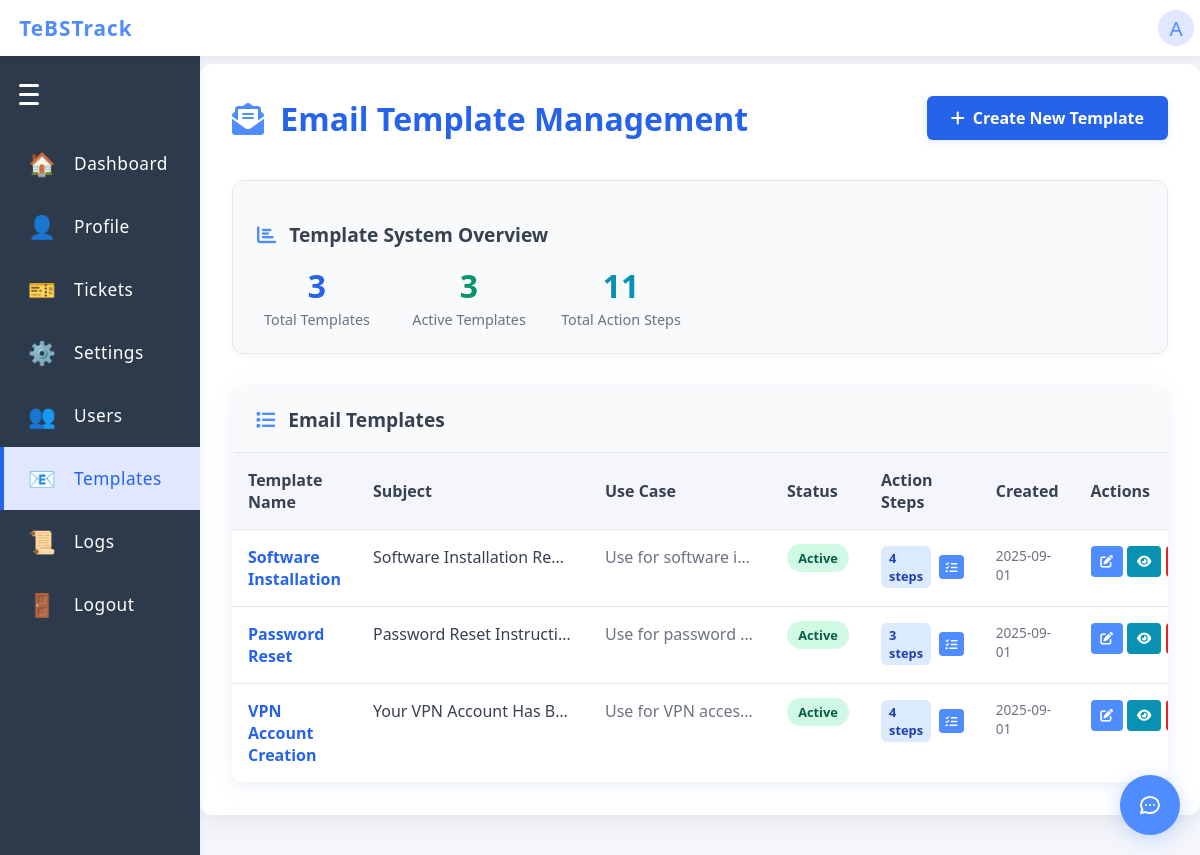
The page /admin/email-templates (signed in) on the database its author committed.
### app/models.py (models this page shows)
class User(UserMixin, db.Model):
    id = db.Column(db.Integer, primary_key=True)
    username = db.Column(db.String(150), unique=True, nullable=False)
    password = db.Column(db.String(150), nullable=False)
    role = db.Column(db.String(20), nullable=False, default='infra')  # 'admin' or 'infra'

class EmailTemplate(db.Model):
    id = db.Column(db.Integer, primary_key=True)
    name = db.Column(db.String(150), nullable=False, unique=True)
    subject = db.Column(db.String(255), nullable=False)
    body = db.Column(db.Text, nullable=False)
    use_case_description = db.Column(db.Text, nullable=True)  # When to use this template
    is_active = db.Column(db.Boolean, default=True)
    created_at = db.Column(db.DateTime, default=datetime.utcnow)
    updated_at = db.Column(db.DateTime, default=datetime.utcnow, onupdate=datetime.utcnow)
    created_by = db.Column(db.Integer, db.ForeignKey('user.id'), nullable=False)
    action_steps = db.relationship('TemplateActionStep', backref='template', lazy=True, cascade='all, delete-orphan')
    creator = db.relationship('User', backref='created_templates')

### app/routes.py (the view)
@main.route('/admin/email-templates')
@login_required
def manage_email_templates():
    if current_user.role != 'admin':
        flash('You do not have permission to access this page.', 'error')
        return redirect(url_for('main.home'))
    from .models import EmailTemplate, TemplateActionStep
    templates = EmailTemplate.query.order_by(EmailTemplate.created_at.desc()).all()
    template_data = []
    for template in templates:
        step_count = TemplateActionStep.query.filter_by(template_id=template.id).count()
        template_data.append({
            'template': template,
            'step_count': step_count
        })
    return render_template('admin/email_templates.html', template_data=template_data)

### app/templates/admin/email_templates.html (shortened to what this page needs)
{% extends "base.html" %}
{% block content %}
<div class="dashboard-container">
    <div style="display: flex; justify-content: space-between; align-items: center; margin-bottom: 2rem;">
        <h1 style="color: #2563eb; font-size: 2rem; font-weight: 700; margin: 0;">
            <i class="fas fa-envelope-open-text" style="margin-right: 0.5rem; color: #4f8cff;"></i>
            Email Template Management
        </h1>
        <a href="{{ url_for('main.create_email_template') }}"
           style="background: #2563eb; color: #fff; text-decoration: none; border-radius: 6px; padding: 0.7rem 1.5rem; font-weight: 700; box-shadow: 0 2px 8px rgba(37,99,235,0.15); transition: background 0.2s;">
            <i class="fas fa-plus" style="margin-right: 0.5rem;"></i>Create New Template
        </a>
    </div>
    <div class="admin-section" style="margin-bottom: 2rem; padding: 1.5rem; background: #f8fafc; border-radius: 12px; border: 1px solid #e2e8f0;">
        <h2 style="color: #374151; font-size: 1.2rem; font-weight: 600; margin-bottom: 1rem;">
            <i class="fas fa-chart-bar" style="margin-right: 0.5rem; color: #4f8cff;"></i>
            Template System Overview
        </h2>
        <div style="display: flex; gap: 2rem; flex-wrap: wrap;">
            <div style="text-align: center; min-width: 120px;">
                <div style="font-size: 2rem; font-weight: 700; color: #2563eb; margin-bottom: 0.2rem;">
                    {{ template_data|length }}
                </div>
                <div style="font-size: 0.9rem; color: #6b7280; font-weight: 500;">Total Templates</div>
            </div>
            <div style="text-align: center; min-width: 120px;">
                <div style="font-size: 2rem; font-weight: 700; color: #059669; margin-bottom: 0.2rem;">
                    {{ template_data|selectattr('template.is_active')|list|length }}
                </div>
                <div style="font-size: 0.9rem; color: #6b7280; font-weight: 500;">Active Templates</div>
            </div>
            <div style="text-align: center; min-width: 120px;">
                <div style="font-size: 2rem; font-weight: 700; color: #0891b2; margin-bottom: 0.2rem;">
                    {{ template_data|sum(attribute='step_count') }}
                </div>
                <div style="font-size: 0.9rem; color: #6b7280; font-weight: 500;">Total Action Steps</div>
            </div>
        </div>
    </div>
    {% if template_data %}
    <div style="background: #fff; border-radius: 12px; box-shadow: 0 4px 24px rgba(79,140,255,0.08), 0 1.5px 8px rgba(0,0,0,0.04); overflow: hidden;">
        <div style="background: #f8fafc; padding: 1.2rem 1.5rem; border-bottom: 1px solid #e2e8f0;">
            <h2 style="color: #374151; font-size: 1.2rem; font-weight: 600; margin: 0;">
                <i class="fas fa-list" style="margin-right: 0.5rem; color: #4f8cff;"></i>
                Email Templates
            </h2>
        </div>
        <div style="overflow-x: auto;">
            <table class="ticket-table" style="width: 100%; margin: 0;">
                <thead>
                    <tr style="background: #f8fafc;">
                        <th style="padding: 1rem; text-align: left; font-weight: 600; color: #374151; border-bottom: 1px solid #e2e8f0;">Template Name</th>
                        <th style="padding: 1rem; text-align: left; font-weight: 600; color: #374151; border-bottom: 1px solid #e2e8f0;">Subject</th>
                        <th style="padding: 1rem; text-align: left; font-weight: 600; color: #374151; border-bottom: 1px solid #e2e8f0;">Use Case</th>
                        <th style="padding: 1rem; text-align: left; font-weight: 600; color: #374151; border-bottom: 1px solid #e2e8f0;">Status</th>
                        <th style="padding: 1rem; text-align: left; font-weight: 600; color: #374151; border-bottom: 1px solid #e2e8f0;">Action Steps</th>
                        <th style="padding: 1rem; text-align: left; font-weight: 600; color: #374151; border-bottom: 1px solid #e2e8f0;">Created</th>
                        <th style="padding: 1rem; text-align: left; font-weight: 600; color: #374151; border-bottom: 1px solid #e2e8f0;">Actions</th>
                    </tr>
                </thead>
                <tbody>
                    {% for item in template_data %}
                    <tr style="border-bottom: 1px solid #f1f5f9;">
                        <td style="padding: 1rem; vertical-align: top;">
                            <div style="font-weight: 600; color: #2563eb; font-size: 1rem;">{{ item.template.name }}</div>
                        </td>
                        <td style="padding: 1rem; vertical-align: top;">
                            <div style="max-width: 200px; overflow: hidden; text-overflow: ellipsis; white-space: nowrap; color: #374151;"
                                 title="{{ item.template.subject }}">
                                {{ item.template.subject }}
                            </div>
                        </td>
                        <td style="padding: 1rem; vertical-align: top;">
                            <div style="max-width: 150px; overflow: hidden; text-overflow: ellipsis; white-space: nowrap; color: #6b7280;"
                                 title="{{ item.template.use_case_description or 'No description' }}">
                                {{ item.template.use_case_description or 'No description' }}
                            </div>
                        </td>
                        <td style="padding: 1rem; vertical-align: top;">
                            {% if item.template.is_active %}
                                <span style="background: #d1fae5; color: #065f46; padding: 0.3rem 0.7rem; border-radius: 9999px; font-size: 0.8rem; font-weight: 600;">Active</span>
                            {% else %}
                                <span style="background: #f3f4f6; color: #374151; padding: 0.3rem 0.7rem; border-radius: 9999px; font-size: 0.8rem; font-weight: 600;">Inactive</span>
                            {% endif %}
                        </td>
                        <td style="padding: 1rem; vertical-align: top;">
                            <div style="display: flex; align-items: center; gap: 0.5rem;">
                                <span style="background: #dbeafe; color: #1e40af; padding: 0.2rem 0.5rem; border-radius: 6px; font-size: 0.8rem; font-weight: 600;">{{ item.step_count }} steps</span>
                                <a href="{{ url_for('main.manage_template_action_steps', template_id=item.template.id) }}"
                                   style="background: #4f8cff; color: #fff; text-decoration: none; border-radius: 4px; padding: 0.2rem 0.4rem; font-size: 0.75rem; font-weight: 600;">
                                    <i class="fas fa-tasks"></i>
                                </a>
                            </div>
                        </td>
                        <td style="padding: 1rem; vertical-align: top;">
                            <div style="font-size: 0.85rem; color: #6b7280;">
                                {{ item.template.created_at.strftime('%Y-%m-%d') }}
                            </div>
                        </td>
                        <td style="padding: 1rem; vertical-align: top;">
                            <div style="display: flex; gap: 0.3rem;">
                                <a href="{{ url_for('main.edit_email_template', template_id=item.template.id) }}"
                                   style="background: #4f8cff; color: #fff; text-decoration: none; border-radius: 4px; padding: 0.4rem 0.6rem; font-size: 0.8rem; font-weight: 600; transition: background 0.2s;"
                                   title="Edit Template">
                                    <i class="fas fa-edit"></i>
                                </a>
                                <button style="background: #0891b2; color: #fff; border: none; border-radius: 4px; padding: 0.4rem 0.6rem; font-size: 0.8rem; font-weight: 600; cursor: pointer; transition: background 0.2s;"
                                        onclick="previewTemplate({{ item.template.id }})" title="Preview">
                                    <i class="fas fa-eye"></i>
                                </button>
                                <button style="background: #dc2626; color: #fff; border: none; border-radius: 4px; padding: 0.4rem 0.6rem; font-size: 0.8rem; font-weight: 600; cursor: pointer; transition: background 0.2s;"
                                        onclick="deleteTemplate({{ item.template.id }}, '{{ item.template.name }}')" title="Delete Template">
                                </button>
                            </div>
                        </td>
                    </tr>
                    {% endfor %}
                </tbody>
            </table>
        </div>
    </div>
    {% endif %}
</div>
{% endblock %}

### app/templates/base.html (shortened to what this page needs)
<!doctype html>
<html lang="en">
<head>
</head>
<body>
  <div class="navbar">
    <a href="{{ url_for('main.index') }}" class="navbar-title" style="text-decoration:none;">
      TeBSTrack
    </a>
    {% if current_user.is_authenticated %}
    <div class="navbar-profile" id="profile-btn">
      <span class="profile-icon">{{ current_user.username[0]|upper if current_user.username else '?' }}</span>
    </div>
    {% endif %}
  </div>
  {% if not hide_sidenav %}
    <div class="sidenav-hamburger" id="sidenav-hamburger">
      <span></span>
      <span></span>
      <span></span>
    </div>
    <a href="{{ url_for('main.index') }}" class="sidenav-link{% if request.endpoint == 'main.index' %} active{% endif %}" data-label="Dashboard">
      <span class="sidenav-icon">🏠</span>
      <span class="sidenav-label">Dashboard</span>
    </a>
    <a href="{{ url_for('main.profile') }}" class="sidenav-link{% if request.endpoint == 'main.profile' %} active{% endif %}" data-label="Profile">
      <span class="sidenav-icon">👤</span>
      <span class="sidenav-label">Profile</span>
    </a>
    <a href="{{ url_for('main.tickets') }}" class="sidenav-link{% if request.endpoint in ['main.tickets', 'main.view_ticket'] %} active{% endif %}" data-label="Tickets">
      <span class="sidenav-icon">🎫</span>
      <span class="sidenav-label">Tickets</span>
    </a>
    <a href="{{ url_for('main.settings') }}" class="sidenav-link{% if request.endpoint == 'main.settings' %} active{% endif %}" data-label="Settings">
      <span class="sidenav-icon">⚙️</span>
      <span class="sidenav-label">Settings</span>
    </a>
    {% if current_user.role == 'admin' %}
    <a href="{{ url_for('main.manage_users') }}" class="sidenav-link{% if request.endpoint == 'main.manage_users' %} active{% endif %}" data-label="Users">
      <span class="sidenav-icon">👥</span>
      <span class="sidenav-label">Users</span>
    </a>
    <a href="{{ url_for('main.manage_email_templates') }}" class="sidenav-link{% if request.endpoint in ['main.manage_email_templates', 'main.create_email_template', 'main.edit_email_template', 'main.manage_template_action_steps', 'main.create_action_step'] %} active{% endif %}" data-label="Templates">
      <span class="sidenav-icon">📧</span>
      <span class="sidenav-label">Templates</span>
    </a>
    <a href="{{ url_for('main.audit_logs') }}" class="sidenav-link{% if request.endpoint == 'main.audit_logs' %} active{% endif %}" data-label="Logs">
      <span class="sidenav-icon">📜</span>
      <span class="sidenav-label">Logs</span>
    </a>
    {% endif %}
    <a href="{{ url_for('main.logout') }}" class="sidenav-link{% if request.endpoint == 'main.logout' %} active{% endif %}" data-label="Logout">
      <span class="sidenav-icon">🚪</span>
      <span class="sidenav-label">Logout</span>
    </a>
  {% endif %}
  <div class="main-content{% if hide_sidenav %} no-sidenav{% endif %}">
    {% block content %}{% endblock %}
  </div>
  {% if current_user.is_authenticated %}
    {% include 'chatbot_component.html' %}
  {% endif %}
  <link rel="stylesheet" href="https://cdnjs.cloudflare.com/ajax/libs/font-awesome/6.0.0/css/all.min.css">
</body>
</html>

### rows shown on the page
User: username "A"
EmailTemplate: template.name "Software Installation", template.subject "Software Installation Re…", template "Use for software i…", template.created_at "2025-09-01"
EmailTemplate: template.name "Password Reset", template.subject "Password Reset Instructi…", template "Use for password…", template.created_at "2025-09-01"
EmailTemplate: template.name "VPN Account Creation", template.subject "Your VPN Account Has B…", template "Use for VPN acces…", template.created_at "2025-09-01"

### other values the page prints
{{ template_data|length }} "3"
{{ template_data|selectattr('template.is_active')|list|length }} "3"
{{ template_data|sum(attribute='step_count') }} "11"
{{ item.step_count }} "4" "3" "4"
